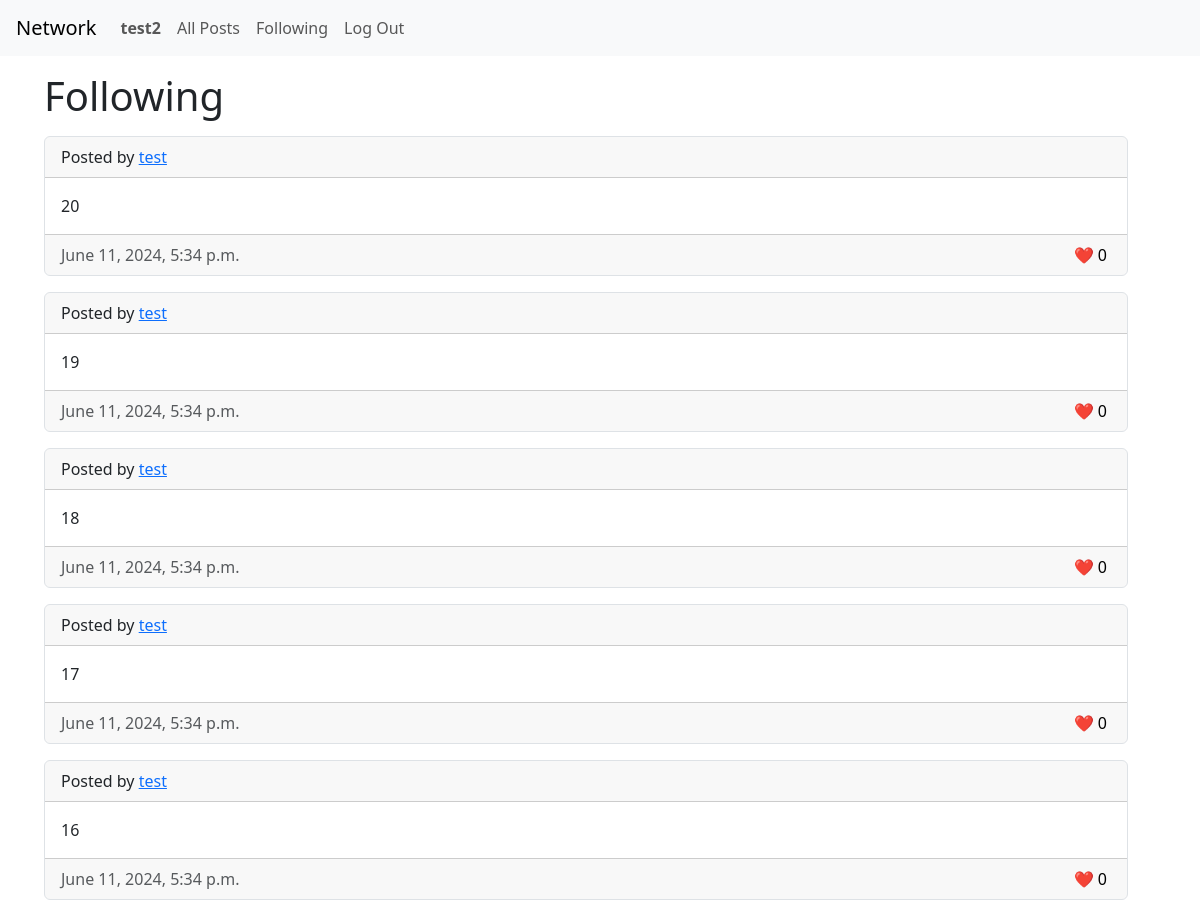
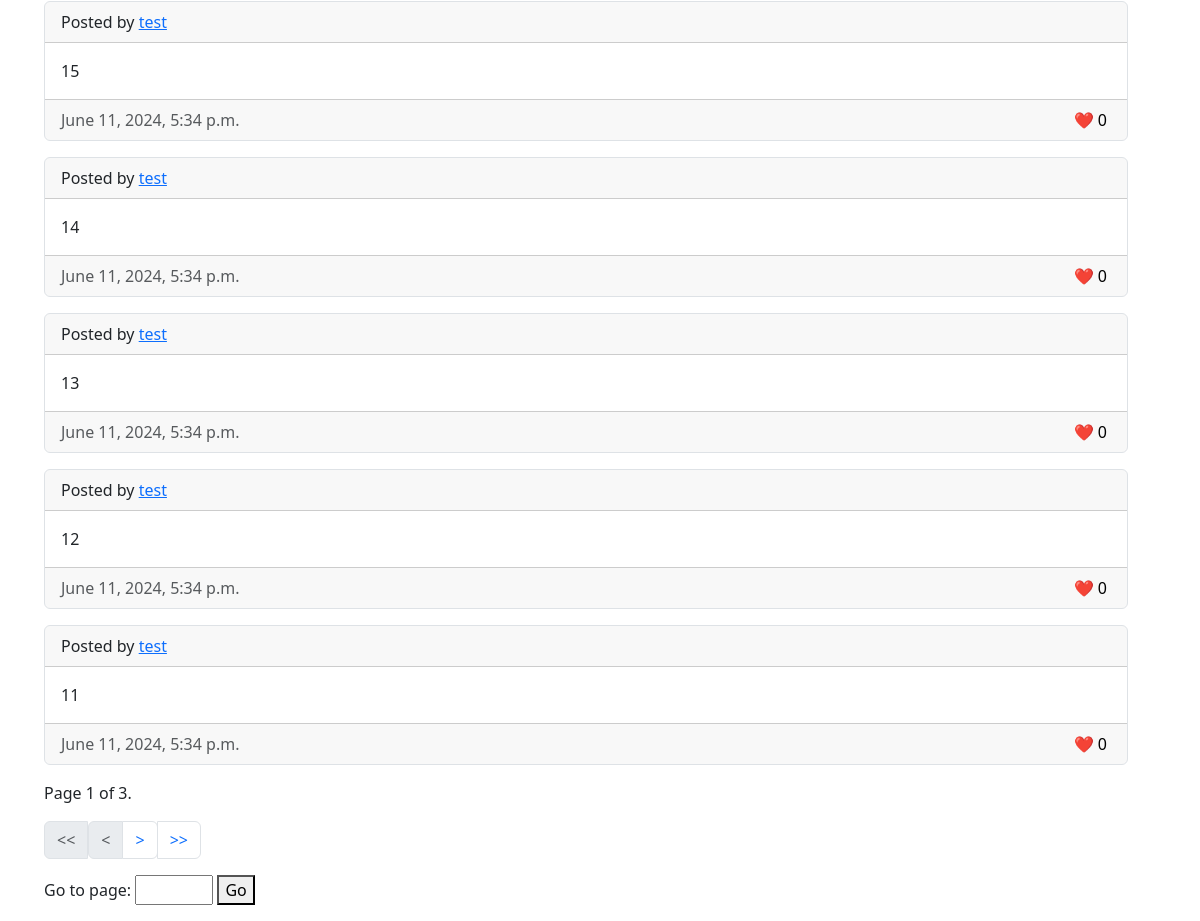
The page /following (signed in) on the database its author committed (2 pictures, top to bottom).
### network/models.py (models this page shows, shortened)
class User(AbstractUser):
    def __str__(self):
        return f"{self.username} - {self.email}"

class Post(models.Model):
    user = models.ForeignKey(User, on_delete=models.CASCADE, related_name="post_user")
    body = models.TextField(blank=True)
    timestamp = models.DateTimeField(auto_now_add=True)

### network/views.py (the view)
# urls.py: path("following", views.following, name="following"),
@login_required
def following(request):
    user = request.user
    follows = Follow.objects.filter(follower=user)
    followed_users = follows.values_list("followed__username", flat=True)
    posts = Post.objects.filter(user__username__in=followed_users).order_by('-timestamp')
    paginator = Paginator(posts, 10)
    page_number = request.GET.get("page")
    page_obj = paginator.get_page(page_number)
    return render(request,"network/following.html", {
        "page_obj": page_obj,
        "current_user":user
    })

### network/templates/network/following.html (shortened to what this page needs)
{% extends "network/layout.html" %}
{% load static %}
{% block body %}
<div class="container-sm m-3">
  <h1 class="card-title m-3">Following</h1>
  {% include 'network/post_list.html' %}
</div>
{% endblock %}

### network/templates/network/layout.html (shortened to what this page needs)
{% load static %}
<!DOCTYPE html>
<html lang="en">
    <head>
        <link href="https://cdn.jsdelivr.net/npm/bootstrap@5.3.3/dist/css/bootstrap.min.css" rel="stylesheet">
        <link href="{% static 'network/styles.css' %}" rel="stylesheet">
    </head>
    <body>
        <nav class="navbar navbar-expand-lg navbar-light bg-light px-3">
            <a class="navbar-brand" href="#">Network</a>
            <div>
              <ul class="navbar-nav mr-auto">
                {% if user.is_authenticated %}
                    <li class="nav-item">
                        <a class="nav-link" href="{% url 'profile' user.username %}"><strong>{{ user.username }}</strong></a>
                    </li>
                {% endif %}
                <li class="nav-item">
                  <a class="nav-link" href="{% url 'index' %}">All Posts</a>
                </li>
                {% if user.is_authenticated %}
                    <li class="nav-item">
                        <a class="nav-link" href="{% url 'following' %}">Following</a>
                    </li>
                    <li class="nav-item">
                        <a class="nav-link" href="{% url 'logout' %}">Log Out</a>
                    </li>
                {% endif %}
              </ul>
            </div>
          </nav>
        <div class="body">
            {% block body %}
            {% endblock %}
        </div>
    </body>
</html>

### network/templates/network/post_list.html (shortened to what this page needs)
{% for post in page_obj %}
    <div class="card m-3 border rounded d-flex flex-column" id="post_view_{{post.id}}">
      <div class="card-header">
        Posted by <a href="{% url 'profile' post.user.username %}">{{ post.user.username }}</a>
      </div>
      <div class="card-body">
        <p class="card-text">{{ post.body }}</p>
      </div>
      <div class="card-footer text-body-secondary d-flex justify-content-between align-content-center">
        {{ post.timestamp }}
        {% if user.is_authenticated %}
          <div class="d-flex flex-row align-items-end">
            <button class="heart-button px-1" title="Like">❤️ 0</button>
          </div>
        {% endif %}
      </div>
    </div>
{% endfor %}
    <div class="current m-3">
      Page {{ page_obj.number }} of {{ page_obj.paginator.num_pages }}.
    </div>
    <div class="pagination d-flex flex-row m-3">
      {% if page_obj.has_previous %}
        <div class="page-item d-flex flex-row">
          <a class="page-link" href="?page=1"><<</a>
          <a class="page-link" href="?page={{ page_obj.previous_page_number }}"><</a>
        </div>
      {% else %}
        <div class="page-item disabled d-flex flex-row">
          <span class="page-link"><<</span>
          <span class="page-link"><</span>
        </div>
      {% endif %}
      {% if page_obj.has_next %}
        <div class="page-item d-flex flex-row">
          <a class="page-link" href="?page={{ page_obj.next_page_number }}">></a>
          <a class="page-link" href="?page={{ page_obj.paginator.num_pages }}">>></a>
        </div>
      {% else %}
        <div class="page-item disabled d-flex flex-row">
          <span class="page-link">></span>
          <span class="page-link">>></span>
        </div>
      {% endif %}
    </div>
    <div class="input-page m-3">
      <label for="page_input">Go to page:</label>
      <input type="number" id="page_input" name="page" min="1" max="{{ page_obj.paginator.num_pages }}">
      <button onclick="goToPage(maxPage)">Go</button>
    </div>

### network/static/network/styles.css (style rules this page uses)
.heart-button, .edit-button, .save-edit-button { background: none; border: none; cursor: pointer; padding: 0; outline: none; text-decoration: none; }

### rows shown on the page
User: username "test2"
Post: user.username "test", body "20", timestamp "June 11, 2024, 5:34 p.m."
Post: user.username "test", body "19", timestamp "June 11, 2024, 5:34 p.m."
Post: user.username "test", body "18", timestamp "June 11, 2024, 5:34 p.m."
Post: user.username "test", body "17", timestamp "June 11, 2024, 5:34 p.m."
Post: user.username "test", body "16", timestamp "June 11, 2024, 5:34 p.m."
Post: user.username "test", body "15", timestamp "June 11, 2024, 5:34 p.m."
Post: user.username "test", body "14", timestamp "June 11, 2024, 5:34 p.m."
Post: user.username "test", body "13", timestamp "June 11, 2024, 5:34 p.m."
Post: user.username "test", body "12", timestamp "June 11, 2024, 5:34 p.m."
Post: user.username "test", body "11", timestamp "June 11, 2024, 5:34 p.m."

### other values the page prints
{{ page_obj.number }} "1"
{{ page_obj.paginator.num_pages }} "3"
